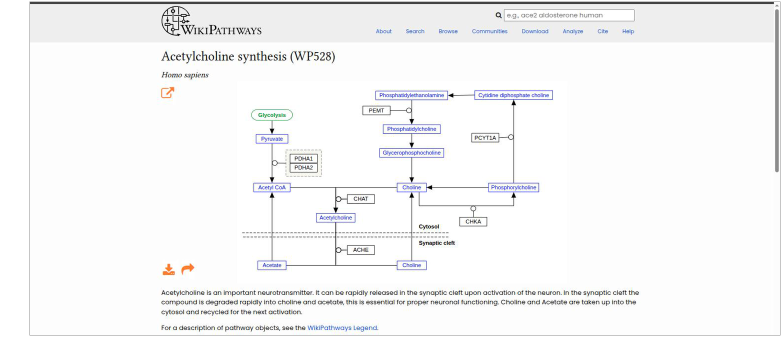
#> input picture figures/final/FIG19-wikipathways-wp528.png, 1568 x 674 px, given in place of FIG17-panelA-ke1539-components.jpg, which was not available (shown at 1/2 size)
$ python scr_01_assemble.py
#> lines starting #> are read from the running program, lines starting #| are printed output that depends on the picture
#!/usr/bin/env python3
"""Compose the report's screenshot figures from the raw captures.

Raw captures live in figures/source/screenshots/ and are browser-viewport grabs, so each
carries browser furniture and dead space that has to come off before the panels are stacked.
The crop boxes below are the only hand-tuned numbers here; everything downstream (scaling to
a common width, panel letters, borders) is derived.

Builds:
  FIG17  a Key Event in the AOP-Wiki   — free text vs the Key Event Component triple
  FIG19  WikiPathways WP528            — what a Method 3 gene set actually is
  FIG15  the molAOP Builder interface  — candidate ranking, and the admin approval queue

Usage:  python analysis/figures/scr_01_assemble.py
"""

from pathlib import Path

from PIL import Image, ImageDraw, ImageFont

ROOT = Path(__file__).resolve().parents[2]
SRC = ROOT / "figures" / "source" / "screenshots"
FINAL = ROOT / "figures" / "final"

OUT_WIDTH = 1500      # common panel width; panels are scaled to it
GAP = 26              # vertical space between panels
MARGIN_L = 60         # left gutter that carries the panel letters
BORDER = "#8A8A8A"
BG = "#FFFFFF"

# (file, crop box, panel letter). Crop boxes are (left, upper, right, lower) on the raw
# capture and trim the browser footer, the dead space below the viewport, and the page
# margins, so each panel is scaled from its own content column.
FIGURES = {
    "FIG17-aopwiki-ke-page": [
        ("FIG17-panelA-ke1539-components.jpg", (0, 0, 1513, 740), "A"),
        ("FIG17-panelB-ke1539-description.jpg", (0, 0, 1513, 740), "B"),
    ],
    "FIG19-wikipathways-wp528": [
        ("FIG19-wikipathways-wp528.jpg", (0, 0, 1513, 672), None),
    ],
    "FIG16-zenodo-deposit": [
        ("FIG16-a-record.jpg", (0, 88, 1513, 636), "A"),
        ("FIG16-b-files.jpg", (0, 0, 1513, 570), "B"),
    ],
    "FIG15-molaop-builder-interface": [
        ("FIG15-a1-ke-selection.jpg", (50, 0, 1140, 440), "A"),
        ("FIG15-a2-suggestions.jpg", (50, 70, 1445, 796), "B"),
        ("FIG15-c-admin-queue.jpg", (25, 0, 1145, 412), "C"),
    ],
}


def _font(size):
    for cand in (
        "/usr/share/fonts/truetype/dejavu/DejaVuSans-Bold.ttf",
        "/usr/share/fonts/truetype/liberation/LiberationSans-Bold.ttf",
    ):
        if Path(cand).exists():
            return ImageFont.truetype(cand, size)
    return ImageFont.load_default()


def build(name, parts):
#> called with name = 'FIG17-aopwiki-ke-page'
    panels = []
    for fname, box, letter in parts:
        im = Image.open(SRC / fname).convert("RGB").crop(box)
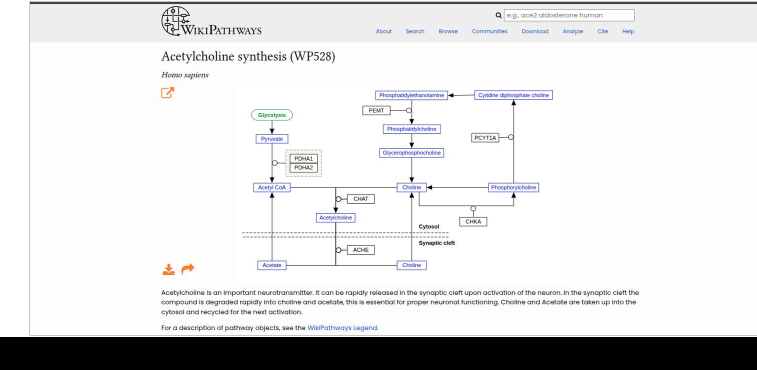
#> im: PIL image 1513x740 RGB (shown at 1/2 size); mean R, G, B 223.3, 223.4, 223.9
        scale = OUT_WIDTH / im.width
#> scale = 0.991
        im = im.resize((OUT_WIDTH, round(im.height * scale)), Image.LANCZOS)
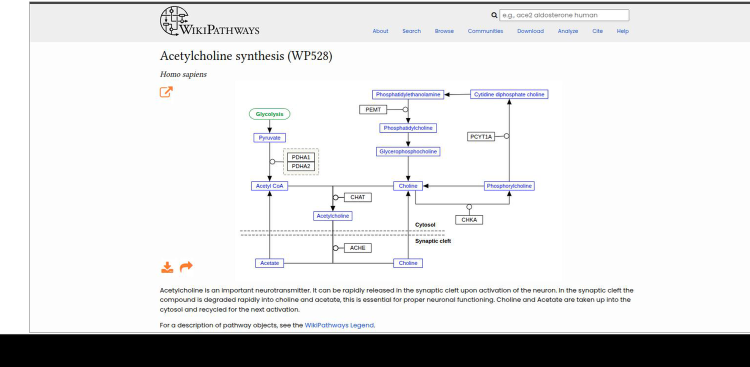
#> im: PIL image 1500x734 RGB (shown at 1/2 size); mean R, G, B 223.2, 223.3, 223.7
        panels.append((im, letter))

    total_h = sum(p.height for p, _ in panels) + GAP * (len(panels) - 1)
    canvas = Image.new("RGB", (MARGIN_L + OUT_WIDTH + 8, total_h + 8), BG)
#> canvas: PIL image 1568x1502 RGB; every value is 255
    draw = ImageDraw.Draw(canvas)
    font = _font(34)

    y = 4
    for im, letter in panels:
        canvas.paste(im, (MARGIN_L, y))
        draw.rectangle([MARGIN_L - 1, y - 1, MARGIN_L + OUT_WIDTH, y + im.height],
                       outline=BORDER, width=1)
        if letter:
            draw.text((12, y + 2), letter, fill="#000000", font=font)
        y += im.height + GAP
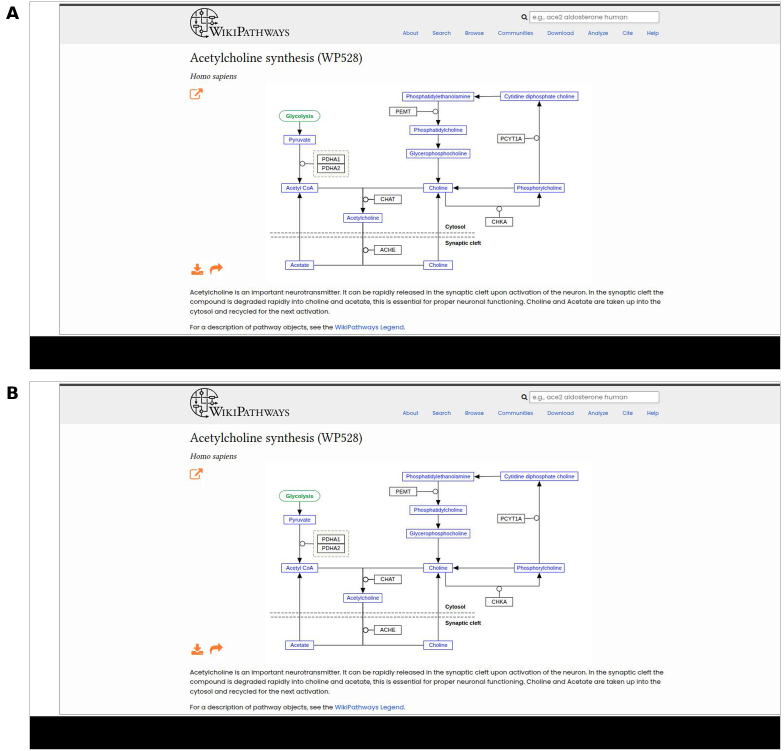
#> canvas: PIL image 1568x1502 RGB (shown at 1/2 size); mean R, G, B 224.8, 224.9, 225.3

    png = FINAL / f"{name}.png"
    canvas.save(png, dpi=(300, 300))
    canvas.save(FINAL / f"{name}.pdf", "PDF", resolution=300)
    print(f"wrote {png.relative_to(ROOT)}  ({canvas.width}x{canvas.height})")
#| wrote figures/final/FIG17-aopwiki-ke-page.png  (1568x1502)


def main():
    FINAL.mkdir(parents=True, exist_ok=True)
    for name, parts in FIGURES.items():
        build(name, parts)


if __name__ == "__main__":
#> (the run stopped early here; a loop or call above may not have finished)
